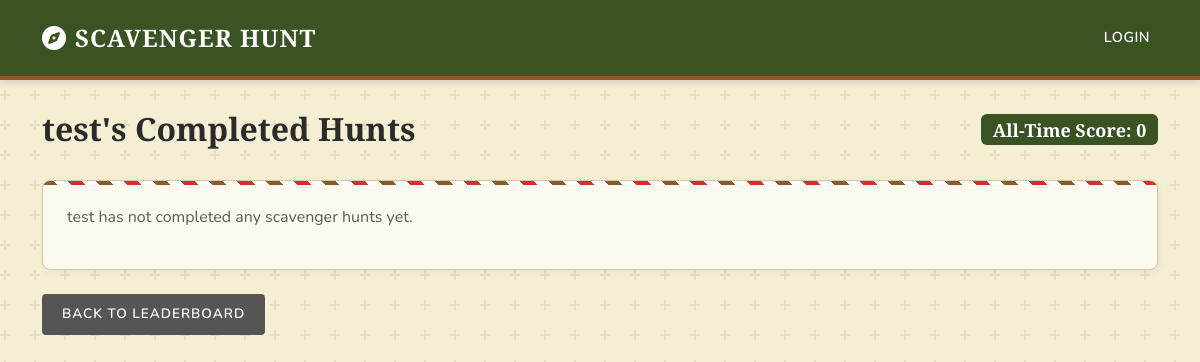
The app's page /user/test, older data.
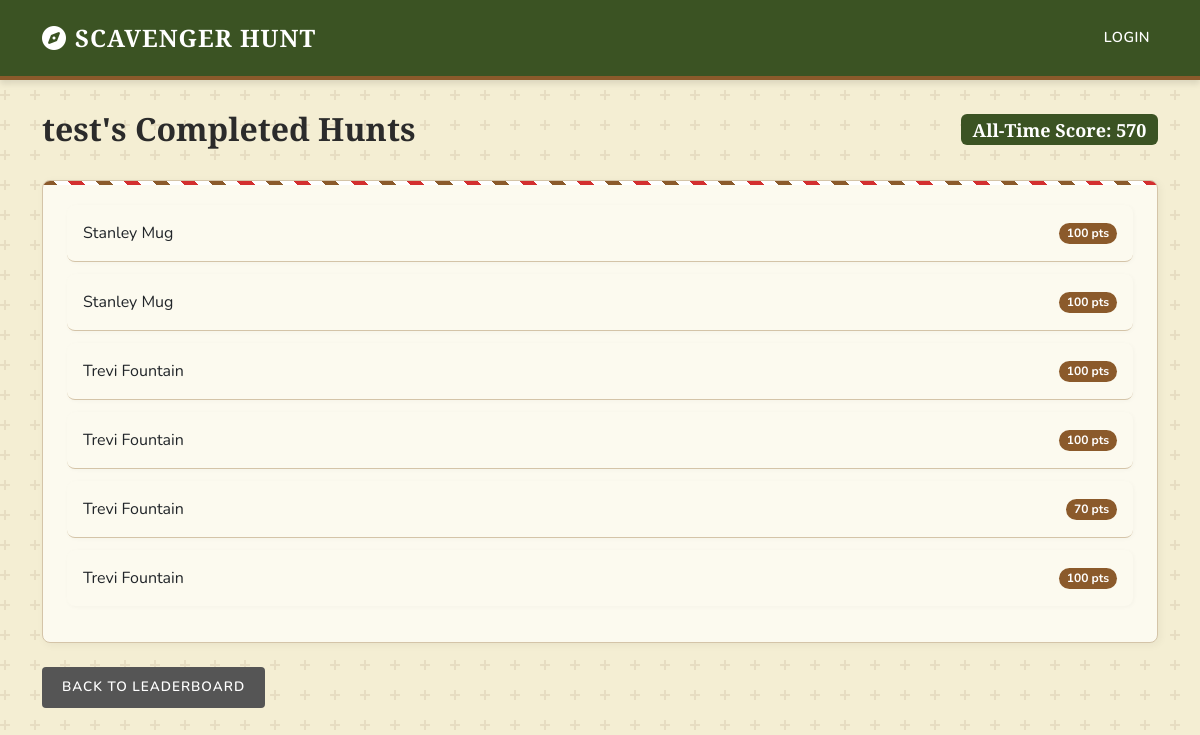
The same page, newer data.
### app.py (models this page shows)
class Player(db.Model):
    id = db.Column(db.Integer, primary_key=True)
    username = db.Column(db.String(255), nullable=False)
    hunt_id = db.Column(db.Integer, db.ForeignKey('hunt.id'), nullable=False)
    total_score = db.Column(db.Integer, default=0)
    is_completed = db.Column(db.Boolean, default=False)
    attempts = db.relationship('Attempt', backref='player', lazy=True)

class Hunt(db.Model):
    id = db.Column(db.Integer, primary_key=True)
    name = db.Column(db.String(255), nullable=False)
    targets = db.relationship('Target', backref='hunt', lazy=True, cascade="all, delete-orphan")

### app.py (the view)
@app.route('/user/<username>')
def user_details(username):
    user_scores = db.session.query(
        Hunt.name,
        Player.total_score
    ).join(Player, Hunt.id == Player.hunt_id)\
     .filter(Player.username == username, Player.is_completed == True)\
     .order_by(Hunt.name)\
     .all()
    total_score_all_time = sum(score for _, score in user_scores)
    return render_template('user_details.html', username=username, scores=user_scores, total_score=total_score_all_time)

### templates/user_details.html
{% extends 'layout.html' %}
{% block content %}
<div class="d-flex justify-content-between align-items-center">
    <h2>{{ username }}'s Completed Hunts</h2>
    <h4><span class="badge bg-info text-dark">All-Time Score: {{ total_score }}</span></h4>
</div>
<div class="card mt-4">
    <div class="card-body">
        {% if scores %}
            <ul class="list-group list-group-flush">
                {% for hunt_name, score in scores %}
                    <li class="list-group-item d-flex justify-content-between align-items-center p-3">
                        <span>{{ hunt_name }}</span>
                        <span class="badge bg-primary rounded-pill">{{ score }} pts</span>
                    </li>
                {% endfor %}
            </ul>
        {% else %}
            <p class="text-muted">{{ username }} has not completed any scavenger hunts yet.</p>
        {% endif %}
    </div>
</div>
<a href="{{ url_for('index') }}" class="btn btn-secondary mt-4">Back to Leaderboard</a>
{% endblock %}

### templates/layout.html (shortened to what this page needs)
<!DOCTYPE html>
<html lang="en">
<head>
    <link href="https://cdn.jsdelivr.net/npm/bootstrap@5.3.0/dist/css/bootstrap.min.css" rel="stylesheet">
    <link rel="stylesheet" href="https://cdnjs.cloudflare.com/ajax/libs/font-awesome/6.4.0/css/all.min.css">
</head>
<body>
    <nav class="navbar navbar-expand navbar-dark bg-dark">
        <div class="container">
            <a class="navbar-brand" href="/"><i class="fa-solid fa-compass me-2"></i>Scavenger Hunt</a>
            <div class="navbar-nav ms-auto d-flex flex-row gap-3">
                {% if session.is_admin %}
                <a class="nav-link" href="{{ url_for('admin_logout') }}">Logout</a>
                {% else %}
                <a class="nav-link" href="{{ url_for('admin_login') }}">Login</a>
                {% endif %}
            </div>
        </div>
    </nav>
    <div class="container mt-4">
        {% block content %}{% endblock %}
    </div>
</body>
</html>

### templates/layout.html (style rules this page uses)
:root { --bg-color: #F4EED3; --text-color: #2b2b2b; --primary-color: #3b5323; --primary-hover: #2c3e1a; --secondary-color: #8b5a2b; --card-bg: #FCFAEF; --border-color: #D4C4A8; }
body { background-color: var(--bg-color); color: var(--text-color); font-family: 'Nunito', sans-serif; }
h1, h2, h3, h4, h5, h6, .navbar-brand { font-family: 'Playfair Display', serif; font-weight: 700; }
.navbar.bg-dark { background-color: var(--primary-color) !important; border-bottom: 4px solid var(--secondary-color); box-shadow: 0 4px 6px rgba(0,0,0,0.1); padding-top: 15px; padding-bottom: 15px; margin-bottom: 30px; }
.navbar-brand { font-size: 1.5rem; letter-spacing: 1px; text-transform: uppercase; }
.navbar-dark .navbar-brand, .navbar-dark .nav-link { color: #ffffff !important; }
.navbar-dark .nav-link { font-weight: 600; text-transform: uppercase; font-size: 0.9rem; letter-spacing: 0.5px; }
.card { border: 1px solid var(--border-color); border-radius: 8px; background-color: var(--card-bg); box-shadow: 2px 2px 8px rgba(0,0,0,0.05); overflow: hidden; position: relative; }
.card::before { content: ''; position: absolute; top: 0; left: 0; right: 0; height: 4px; background: repeating-linear-gradient( 45deg, var(--secondary-color), var(--secondary-color) 10px, #fff 10px, #fff 20px, #d32f2f 20px, #d32f2f 30px, #fff 30px, #fff 40px ); }
.card-body { padding: 24px; }
.btn { border-radius: 4px; padding: 10px 20px; font-weight: 600; text-transform: uppercase; letter-spacing: 1px; font-size: 0.85rem; border: none; transition: all 0.3s ease; }
.btn-secondary { background-color: #555; color: #fff; }
.list-group-item { border: 1px solid var(--border-color); margin-bottom: 12px; border-radius: 8px !important; background-color: var(--card-bg); box-shadow: 1px 1px 4px rgba(0,0,0,0.03); }
.list-group { background: transparent; }
.badge.bg-primary { background-color: var(--secondary-color) !important; }
.badge.bg-info { background-color: var(--primary-color) !important; color: white !important; }

Row changes from the older to the newer data that the page shows:
added Player: name "Stanley Mug", total_score "100"
added Player: name "Stanley Mug", total_score "100"
now on this page (row edited): Player: name "Trevi Fountain", total_score "100"
added Player: name "Trevi Fountain", total_score "100"
added Player: name "Trevi Fountain", total_score "70"
added Player: name "Trevi Fountain", total_score "100"
Text that changed along with them:
{{ total_score }}: "0" → "570"
{{ username }}: "test" → (not shown)
text no longer shown: "has not completed any scavenger hunts yet."
